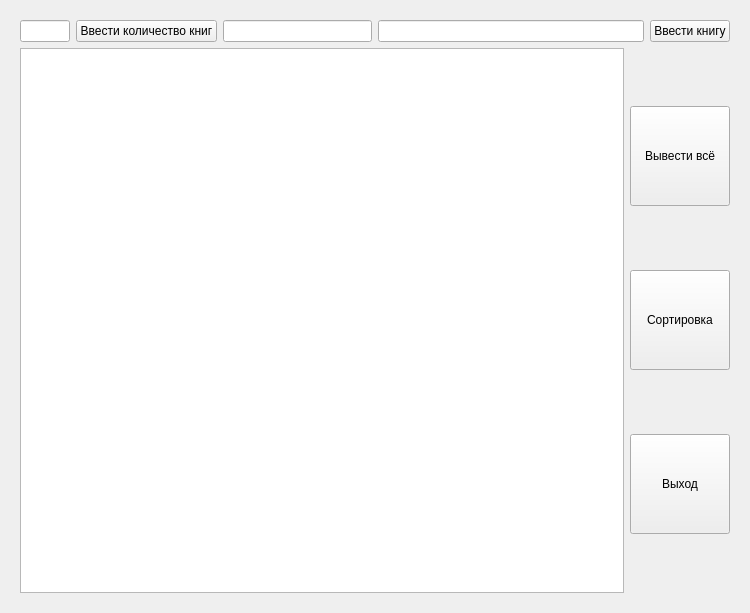
<?xml version="1.0" encoding="UTF-8"?>
<ui version="4.0">
 <class>Widget</class>
 <widget class="QWidget" name="Widget">
  <property name="geometry">
   <rect>
    <x>0</x>
    <y>0</y>
    <width>750</width>
    <height>613</height>
   </rect>
  </property>
  <property name="windowTitle">
   <string>Widget</string>
  </property>
  <layout class="QVBoxLayout" name="verticalLayout">
   <item>
    <widget class="QWidget" name="widget" native="true">
     <layout class="QVBoxLayout" name="verticalLayout_3">
      <item>
       <layout class="QHBoxLayout" name="horizontalLayout_3">
        <item>
         <layout class="QHBoxLayout" name="horizontalLayout_2">
          <item>
           <widget class="QLineEdit" name="sizeLine">
            <property name="sizePolicy">
             <sizepolicy hsizetype="Expanding" vsizetype="Fixed">
              <horstretch>0</horstretch>
              <verstretch>0</verstretch>
             </sizepolicy>
            </property>
            <property name="maximumSize">
             <size>
              <width>50</width>
              <height>16777215</height>
             </size>
            </property>
           </widget>
          </item>
          <item>
           <widget class="QPushButton" name="sizeButton">
            <property name="sizePolicy">
             <sizepolicy hsizetype="Minimum" vsizetype="Fixed">
              <horstretch>0</horstretch>
              <verstretch>0</verstretch>
             </sizepolicy>
            </property>
            <property name="maximumSize">
             <size>
              <width>200</width>
              <height>16777215</height>
             </size>
            </property>
            <property name="text">
             <string>Ввести количество книг</string>
            </property>
            <property name="autoDefault">
             <bool>true</bool>
            </property>
           </widget>
          </item>
          <item>
           <widget class="QLineEdit" name="nameLine"/>
          </item>
         </layout>
        </item>
        <item>
         <layout class="QHBoxLayout" name="horizontalLayout">
          <item>
           <widget class="QLineEdit" name="elemLine"/>
          </item>
          <item>
           <widget class="QPushButton" name="addElemButton">
            <property name="text">
             <string>Ввести книгу</string>
            </property>
            <property name="autoDefault">
             <bool>true</bool>
            </property>
           </widget>
          </item>
         </layout>
        </item>
       </layout>
      </item>
      <item>
       <layout class="QHBoxLayout" name="horizontalLayout_4">
        <item>
         <widget class="QTextEdit" name="bigTextEdit"/>
        </item>
        <item>
         <layout class="QVBoxLayout" name="verticalLayout_2">
          <item>
           <widget class="QPushButton" name="showAllButton">
            <property name="minimumSize">
             <size>
              <width>100</width>
              <height>100</height>
             </size>
            </property>
            <property name="text">
             <string>Вывести всё</string>
            </property>
            <property name="autoDefault">
             <bool>true</bool>
            </property>
           </widget>
          </item>
          <item>
           <widget class="QPushButton" name="sortButton">
            <property name="minimumSize">
             <size>
              <width>100</width>
              <height>100</height>
             </size>
            </property>
            <property name="text">
             <string>Сортировка</string>
            </property>
            <property name="autoDefault">
             <bool>true</bool>
            </property>
           </widget>
          </item>
          <item>
           <widget class="QPushButton" name="pushButton">
            <property name="minimumSize">
             <size>
              <width>100</width>
              <height>100</height>
             </size>
            </property>
            <property name="text">
             <string>Выход</string>
            </property>
            <property name="autoDefault">
             <bool>true</bool>
            </property>
           </widget>
          </item>
         </layout>
        </item>
       </layout>
      </item>
     </layout>
    </widget>
   </item>
  </layout>
 </widget>
 <resources/>
 <connections>
  <connection>
   <sender>pushButton</sender>
   <signal>clicked()</signal>
   <receiver>Widget</receiver>
   <slot>close()</slot>
   <hints>
    <hint type="sourcelabel">
     <x>686</x>
     <y>403</y>
    </hint>
    <hint type="destinationlabel">
     <x>701</x>
     <y>701</y>
    </hint>
   </hints>
  </connection>
 </connections>
</ui>
